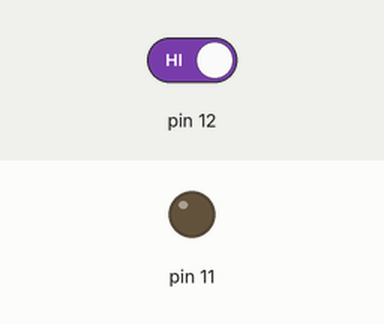
Recording of a program running on a simulated Raspberry Pi (header pin numbers). Shown: output pins drawn as LEDs (lit = HIGH). The test bench sets the inputs (shaded band); at power-on: pin 12 HIGH.

Above: at 1.2 s.
1.3 s: pin 12 driven LOW
At 2.3 s:
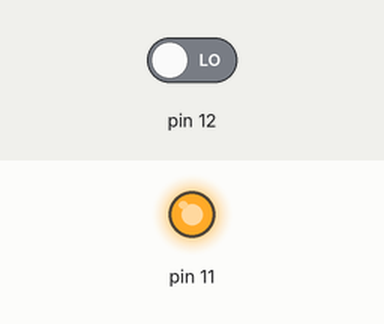
Timing chart, 0 to 4.3 s (numbered marks = the images above; inputs shaded):
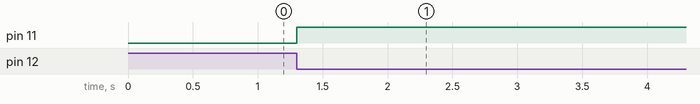

The program:

button_led.py
```python
#!/usr/bin/python
import RPi.GPIO as GPIO
import time
GPIO.setmode(GPIO.BOARD)
GPIO.setup(11, GPIO.OUT)
GPIO.setup(12, GPIO.IN)

def led_on(channel):
    GPIO.output(11, GPIO.HIGH)
def led_off(channel):
    GPIO.output(11, GPIO.LOW)
try:
#GPIO.add_event_detect(12, GPIO.RISING, callback=led_off, bouncetime=200)
    GPIO.add_event_detect(12, GPIO.FALLING, callback=led_on, bouncetime=200)
    while True:
        time.sleep(20)
except KeyboardInterrupt:
    pass
finally:
    GPIO.cleanup()
```

Measured:
- after the input at 1.3 s, pin 11: LOW → HIGH at once
